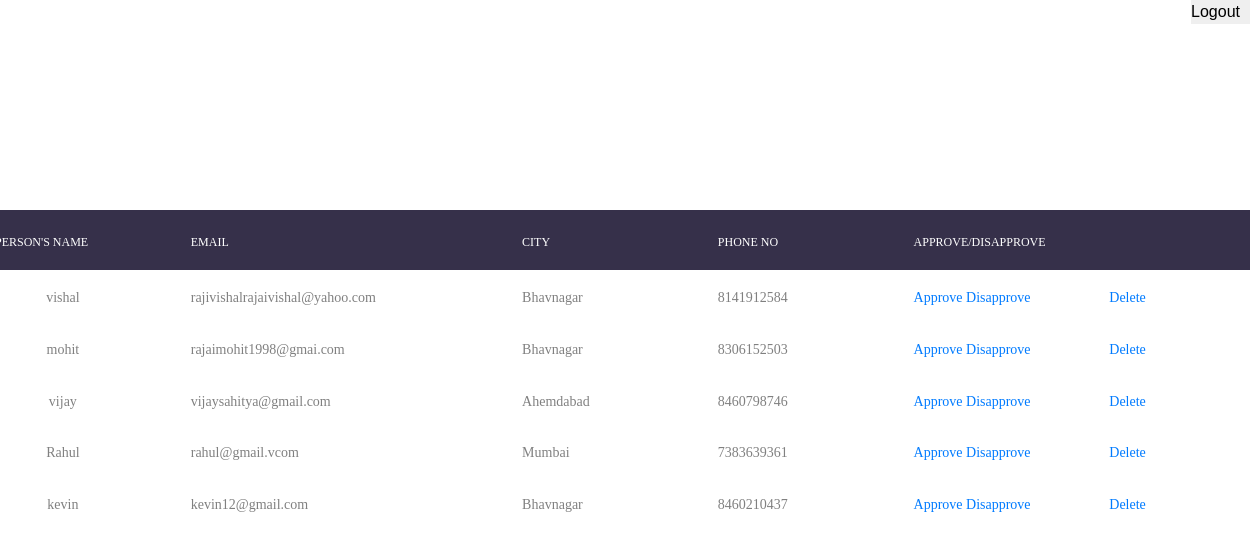
The app's page /table/home.php (signed in) with its own data.
### tables this page shows
CREATE TABLE IF NOT EXISTS `user_m` (
  `uid` int(5) NOT NULL AUTO_INCREMENT,
  `uname` varchar(25) NOT NULL,
  `email` varchar(255) NOT NULL,
  `password` varchar(25) NOT NULL,
  `city` varchar(15) NOT NULL,
  `phone` varchar(10) NOT NULL,
  `approval` varchar(20) NOT NULL,
  PRIMARY KEY (`uid`)
);

### table/home.php (the view, shortened to what this page needs)
<?php
include("connect.php");
extract($_REQUEST);
extract($_REQUEST);
$result=mysqli_query($con,"select * from user_m") or die(mysql_error($con));
?>
<!DOCTYPE html>
<html lang="en">
<head>
	<link rel="stylesheet" type="text/css" href="vendor/bootstrap/css/bootstrap.min.css">
	<link rel="stylesheet" type="text/css" href="fonts/font-awesome-4.7.0/css/font-awesome.min.css">
	<link rel="stylesheet" type="text/css" href="vendor/animate/animate.css">
	<link rel="stylesheet" type="text/css" href="vendor/select2/select2.min.css">
	<link rel="stylesheet" type="text/css" href="vendor/perfect-scrollbar/perfect-scrollbar.css">
	<link rel="stylesheet" type="text/css" href="css/util.css">
	<link rel="stylesheet" type="text/css" href="css/main.css">
</head>
<body>
<form>
<p align=right><input type=submit name=btnlogout style="padding-right:50px;"  value=Logout> </p>
	<div class="limiter">
		<div class="container-table100">
			<div class="wrap-table100">
				<div class="table100 ver1 m-b-110">
					<table data-vertable="ver1" >
						<thead>
							<tr class="row100 head">
								<th class="column100 column2" data-column="column2" >Person's Name</th>
								<th class="column100 column3" data-column="column3">Email</th>
								<th class="column100 column5" data-column="column5">City</th>
								<th class="column100 column4" data-column="column4">Phone No</th>
								<th class="column100 column6" data-column="column6" colspan=2  >Approve/Disapprove</th>
							</tr>
						</thead>
						<tbody>
								<?php
					     	while($row=mysqli_fetch_array($result))
							{
									echo "<tr class='row100'>";
									echo "<td class=' column1' data-column='column1' align='center'	>$row[1]</td>";
									echo "<td class='column100 column2' data-column='column2'>$row[2]</td>";
									echo "<td class='column100 column3' data-column='column3'>$row[4]</td>";
									echo "<td class='column100 column4' data-column='column4'>$row[5] </td>";
									echo "<td class='column100 column3' data-column='column3'><a href=../admin/approve.php?id=$row[0]&&flag=Approve> Approve </a><a href=../admin/approve.php?id=$row[0]&&flag=Disapprove> Disapprove </a></td>";
									echo " <td class='column100 column3' data-column='column3'><a href=delete.php?did=$row[0]&&flag=Delete> Delete </a></td>";
									echo "<tr>";
								}
							?>
						</tbody>
					</table>
				</div>
			</div>
		</div>
	</div>
</form>
</body>
</html>

### table/css/main.css (style rules this page uses)
* { margin-right: -20px; margin-left: -10px; padding: 0px; box-sizing: border-box; }
body, html { height: 100%; font-family: sans-serif; }
a { margin: 0px; transition: all 0.4s; -webkit-transition: all 0.4s; -o-transition: all 0.4s; -moz-transition: all 0.4s; }
p { margin: 0px; }
input { display: block; outline: none; border: none !important; }
.limiter { width: 100%; margin: 0 auto; }
.container-table100 { width: 100%; min-height: 100vh; display: -webkit-box; display: -webkit-flex; display: -moz-box; display: -ms-flexbox; display: flex; align-items: center; justify-content: center; flex-wrap: wrap; padding: 33px 30px; }
.wrap-table100 { width: 1300px; }
table { width: 100%; background-color: #fff; }
th, td { font-weight: unset; padding-right: 10px; }
.column100 { width: 130px; padding-left: 25px; }
.row100.head th { padding-top: 24px; padding-bottom: 20px; }
.row100 td { padding-top: 18px; padding-bottom: 14px; }
.table100.ver1 td { font-family: Montserrat-Regular; font-size: 14px; color: #808080; line-height: 1.4; }
.table100.ver1 th { font-family: Montserrat-Medium; font-size: 12px; color: #fff; line-height: 1.4; text-transform: uppercase; background-color: #36304a; }

### records on screen
user_m: uname "vishal", email "rajivishalrajaivishal@yahoo.com", city "Bhavnagar", phone "8141912584"
user_m: uname "mohit", email "rajaimohit1998@gmai.com", city "Bhavnagar", phone "8306152503"
user_m: uname "vijay", email "vijaysahitya@gmail.com", city "Ahemdabad", phone "8460798746"
user_m: uname "Rahul", email "rahul@gmail.vcom", city "Mumbai", phone "7383639361"
user_m: uname "kevin", email "kevin12@gmail.com", city "Bhavnagar", phone "8460210437"
